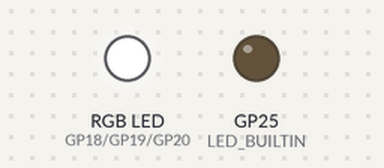
Bench run of a program on a simulated Raspberry Pi Pico. Shown: an RGB LED mixed from three pins (HIGH = lit), output pins drawn as LEDs (lit = HIGH). What the program prints to the serial monitor is not drawn.

Above: at 1.05 s.
Timing chart, 0 to 5.6 s (numbered marks = the images above):
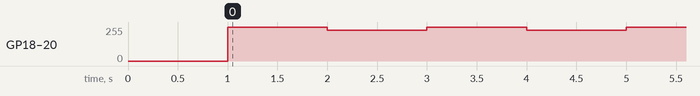

Measured:
- by itself, GP18 (LED_R), GP19 (LED_G), GP20 (LED_B): alternates 255/255 for 1.0 s and 230/255 for 1.0 s

The program:

main.cpp
```cpp
#include <Arduino.h>
#include <Wire.h>
#include <SoftwareSerial.h>

#define Addr_Pressure 0x76 //0x77 if jumper is connected, 0x76 if not
#define Addr_Attitude 0x28 //0x29 if jumper(J1) is connected, 0x28 if not
#define Addr_EEPROM 0x50 //0x50 for 000, 0x57 for 111

#define LED_R 18 //active low
#define LED_G 19 //active low
#define LED_B 20 //active low

#define LoRa_RxPin 1
#define LoRa_TxPin 0
#define GPS_RxPin 5
#define GPS_TxPin 4
#define Sensor_SDA 2
#define Sensor_SCL 3
#define SerialLoRa Serial1
#define SerialGPS Serial2
#define WireSensor Wire1
#define WireQT Wire

#define LoRa_AUX 29
#define LoRa_M0 28
#define LoRa_M1 27
#define Batt_Voltage 26
#define Button 23 //active low

int i2c_read(int device_addr, unsigned int reg_addr){
  Wire.beginTransmission(device_addr);
  Wire.write(reg_addr);
  Wire.endTransmission();
  Wire.requestFrom(device_addr, 1);
  return Wire.read();
}

void i2c_write(int device_addr, unsigned int reg_addr, unsigned int data){
  Wire.beginTransmission(device_addr);
  Wire.write(reg_addr);
  Wire.write(data);
  Wire.endTransmission();
}

void setup() {
  // put your setup code here, to run once:
  Serial.begin(115200);
  delay(1000);
  Serial.println("Hello World");
  SerialLoRa.setRX(LoRa_RxPin);
  SerialLoRa.setTX(LoRa_TxPin);
  SerialLoRa.begin(9600);
  SerialGPS.setRX(GPS_RxPin);
  SerialGPS.setTX(GPS_TxPin);
  SerialGPS.begin(9600);
  WireSensor.setSDA(Sensor_SDA);
  WireSensor.setSCL(Sensor_SCL);
  WireSensor.begin();
  WireQT.setSDA(12);
  WireQT.setSCL(13);
  WireQT.begin();
  pinMode(LED_BUILTIN, OUTPUT);
}

void loop() {
  // put your main code here, to run repeatedly:
  analogWrite(LED_R, 255);
  analogWrite(LED_G, 255);
  analogWrite(LED_B, 255);
  // digitalWrite(LED_R, HIGH);
  // digitalWrite(LED_G, HIGH);
  // digitalWrite(LED_B, HIGH);
  delay(1000);
  analogWrite(LED_R, 230);
  analogWrite(LED_G, 230);
  analogWrite(LED_B, 230);
  // digitalWrite(LED_R, LOW);
  // digitalWrite(LED_G, LOW);
  // digitalWrite(LED_B, LOW);
  delay(1000);
  Serial.println("loop");
}
```
